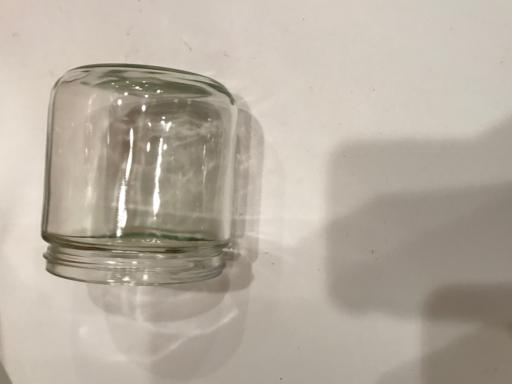
#> input picture dataset/glass/0f5c9c27-9cad-49e5-b6de-6f51723ecb33.jpg, 512 x 384 px
$ python diagnose_camera.py   (older library calls are emulated)
#> lines starting #> are read from the running program, lines starting #| are printed output that depends on the picture; after the words box and inside, x2 and y2 are one past the last pixel; in counts of white or black regions, pixels touching at a corner belong together
### src/feature_extraction_enhanced.py
"""
improve_features.py - Enhanced feature extraction for better material classification
Adds more discriminative features without requiring new data collection
"""

import cv2
import numpy as np
from skimage.feature import local_binary_pattern
from skimage.feature.texture import graycomatrix, graycoprops
from scipy import ndimage


def extract_enhanced_features(image):
    """
    Extract enhanced features with better material discrimination

    Args:
        image: RGB image (H, W, 3)

    Returns:
        1D feature vector
    """
    features = []

    # Convert to grayscale
    gray = cv2.cvtColor(image, cv2.COLOR_RGB2GRAY)

    # 1. ENHANCED COLOR FEATURES (more detailed)
    # RGB color moments
    for channel in range(3):
        ch = image[:, :, channel]
        features.extend([
            np.mean(ch),
            np.std(ch),
            np.median(ch),
            np.percentile(ch, 25),
            np.percentile(ch, 75)
        ])

    # HSV color features
    hsv = cv2.cvtColor(image, cv2.COLOR_RGB2HSV)
    for channel in range(3):
        ch = hsv[:, :, channel]
        features.extend([
            np.mean(ch),
            np.std(ch),
            np.median(ch)
        ])

    # 2. TEXTURE FEATURES (critical for material classification)

    # Enhanced LBP with multiple radii
    for radius in [1, 2, 3]:
        n_points = 8 * radius
        lbp = local_binary_pattern(gray, n_points, radius, method='uniform')
        lbp_hist, _ = np.histogram(lbp.ravel(), bins=n_points + 2, range=(0, n_points + 2))
        lbp_hist = lbp_hist.astype(float) / (lbp_hist.sum() + 1e-7)
        features.extend(lbp_hist[:10])  # Top 10 bins

    # Enhanced GLCM for texture
    distances = [1, 2, 3]
    angles = [0, np.pi/4, np.pi/2, 3*np.pi/4]

    # Normalize gray image for GLCM
    gray_norm = (gray / 16).astype(np.uint8)  # Reduce to 16 levels

    for distance in distances:
        glcm = graycomatrix(gray_norm, [distance], angles, levels=16, symmetric=True, normed=True)

        # Extract multiple GLCM properties
        features.append(graycoprops(glcm, 'contrast')[0, 0])
        features.append(graycoprops(glcm, 'dissimilarity')[0, 0])
        features.append(graycoprops(glcm, 'homogeneity')[0, 0])
        features.append(graycoprops(glcm, 'energy')[0, 0])
        features.append(graycoprops(glcm, 'correlation')[0, 0])

    # 3. EDGE AND STRUCTURE FEATURES (important for cardboard vs paper)

    # Canny edges
    edges = cv2.Canny(gray, 50, 150)
    features.append(np.mean(edges))
    features.append(np.std(edges))
    features.append(np.sum(edges > 0) / edges.size)  # Edge density

    # Sobel gradients
    sobelx = cv2.Sobel(gray, cv2.CV_64F, 1, 0, ksize=3)
    sobely = cv2.Sobel(gray, cv2.CV_64F, 0, 1, ksize=3)
    gradient_magnitude = np.sqrt(sobelx**2 + sobely**2)

    features.append(np.mean(gradient_magnitude))
    features.append(np.std(gradient_magnitude))
    features.append(np.max(gradient_magnitude))

    # 4. VARIANCE AND ROUGHNESS (cardboard is rougher than paper)

    # Local variance (window-based)
    kernel_size = 5
    mean_filter = cv2.blur(gray.astype(float), (kernel_size, kernel_size))
    sqr_filter = cv2.blur((gray.astype(float))**2, (kernel_size, kernel_size))
    variance = sqr_filter - mean_filter**2

    features.append(np.mean(variance))
    features.append(np.std(variance))
    features.append(np.median(variance))

    # 5. FREQUENCY DOMAIN FEATURES (FFT)

    # FFT to analyze texture frequency
    f_transform = np.fft.fft2(gray)
    f_shift = np.fft.fftshift(f_transform)
    magnitude_spectrum = np.abs(f_shift)

    # Radial frequency profile
    h, w = gray.shape
    center = (h // 2, w // 2)
    y, x = np.ogrid[:h, :w]
    r = np.sqrt((x - center[1])**2 + (y - center[0])**2)

    for radius in [5, 10, 20, 40]:
        mask = (r >= radius - 2) & (r <= radius + 2)
        features.append(np.mean(magnitude_spectrum[mask]))

    # 6. MATERIAL-SPECIFIC FEATURES

    # Shininess/Reflectance (plastic and metal are shinier)
    blur = cv2.GaussianBlur(gray, (5, 5), 0)
    shininess = np.sum(gray > 200) / gray.size
    features.append(shininess)

    # Uniformity (paper/cardboard more uniform than trash)
    hist = cv2.calcHist([gray], [0], None, [256], [0, 256])
    hist = hist.flatten() / hist.sum()
    entropy = -np.sum(hist * np.log2(hist + 1e-7))
    features.append(entropy)

    # Surface roughness indicator
    laplacian = cv2.Laplacian(gray, cv2.CV_64F)
    roughness = np.var(laplacian)
    features.append(roughness)

    # 7. STATISTICAL MOMENTS

    # Higher order moments
    features.append(np.mean((gray - np.mean(gray))**3))  # Skewness
    features.append(np.mean((gray - np.mean(gray))**4))  # Kurtosis

    return np.array(features, dtype=np.float32)


def extract_features(image):
    """
    Main feature extraction function (enhanced version)
    Compatible with existing code
    """
    return extract_enhanced_features(image)


# [15 lines that do not run on import are left out]

### src/utils.py
"""utils.py

Shared helpers for the Material Stream Identification System.

This project includes a model-specific rejection mechanism so the system can
return "Unknown" for low-confidence / out-of-distribution inputs.
"""

from __future__ import annotations

from dataclasses import dataclass
from typing import Any, Dict, Optional, Tuple

import numpy as np


@dataclass(frozen=True)
class RejectResult:
	label_idx: Optional[int]
	confidence: Optional[float]
	reason: str
	probabilities: Optional[Dict[int, float]] = None
	extra: Optional[Dict[str, Any]] = None


def _sigmoid(x: float) -> float:
	return float(1.0 / (1.0 + np.exp(-x)))


def detect_model_kind(model: Any) -> str:
	"""Best-effort model type detection without changing the model itself."""
	name = type(model).__name__.lower()
	module = type(model).__module__.lower()

	if 'neighbors' in module and 'kneighbors' in dir(model):
		return 'knn'
	if 'svm' in module and 'svc' in name:
		return 'svm'
	if 'ensemble' in module and 'voting' in name:
		return 'ensemble'
	if hasattr(model, 'predict_proba'):
		return 'probabilistic'
	return 'other'


def _top2(values: np.ndarray) -> Tuple[float, float]:
	"""Return (top1, top2) for a 1D array."""
	if values.size == 0:
		return 0.0, 0.0
	if values.size == 1:
		v = float(values[0])
		return v, 0.0
	# partial sort for speed/simplicity
	idx = np.argpartition(values, -2)[-2:]
	top = np.sort(values[idx])[::-1]
	return float(top[0]), float(top[1])


def predict_with_rejection(
	model: Any,
	X_feat: np.ndarray,
	*,
	model_kind: Optional[str] = None,
	# Tailored thresholds per model family
	svm_min_prob: float = 0.45,
	svm_min_prob_gap: float = 0.12,
	svm_min_margin_sigmoid: float = 0.50,
	knn_max_mean_distance: float = 50.0,
	ensemble_min_prob: float = 0.30,
	ensemble_min_prob_gap: float = 0.03,
	generic_min_prob: float = 0.50,
	generic_min_prob_gap: float = 0.12,
) -> RejectResult:
	"""Predict and reject low-confidence results.

	Returns label_idx=None when the input is rejected ("Unknown").
	The logic is tailored per model family:
	- KNN: mean neighbor distance gate (primary)
	- SVM: probability gate if available, otherwise margin-based heuristic
	- Ensemble: probability + top1-top2 gap
	- Other probabilistic: probability + gap
	"""
	kind = (model_kind or detect_model_kind(model)).lower()

	# KNN: distance-based rejection (robust even without predict_proba)
	if kind == 'knn' and hasattr(model, 'kneighbors'):
		try:
			neigh_dist, _ = model.kneighbors(
				X_feat,
				n_neighbors=getattr(model, 'n_neighbors', 5),
				return_distance=True,
			)
			mean_dist = float(np.mean(neigh_dist))
			pred = int(model.predict(X_feat)[0])
			conf = 1.0 / (1.0 + mean_dist)
			if mean_dist <= knn_max_mean_distance:
				return RejectResult(pred, float(conf), 'accepted', extra={'mean_distance': mean_dist})
			return RejectResult(None, float(conf), 'rejected_knn_distance', extra={'mean_distance': mean_dist})
		except Exception as e:
			# Fall back to plain prediction
			pred = int(model.predict(X_feat)[0])
			return RejectResult(pred, 1.0, 'accepted_fallback', extra={'error': str(e)})

	# Probabilistic models (including ensemble/SVM with probability=True)
	if hasattr(model, 'predict_proba'):
		try:
			probs = np.asarray(model.predict_proba(X_feat))[0]
			top1, top2 = _top2(probs)
			pred = int(np.argmax(probs))
			prob_map = {int(i): float(p) for i, p in enumerate(probs)}

			if kind == 'svm':
				min_prob = svm_min_prob
				min_gap = svm_min_prob_gap
			elif kind == 'ensemble':
				min_prob = ensemble_min_prob
				min_gap = ensemble_min_prob_gap
			else:
				min_prob = generic_min_prob
				min_gap = generic_min_prob_gap

			if top1 < min_prob:
				return RejectResult(None, float(top1), 'rejected_low_probability', probabilities=prob_map)
			if (top1 - top2) < min_gap:
				return RejectResult(None, float(top1), 'rejected_ambiguous_top2', probabilities=prob_map, extra={'top2': float(top2)})
			return RejectResult(pred, float(top1), 'accepted', probabilities=prob_map, extra={'top2': float(top2)})
		except Exception as e:
			# Continue to other fallbacks
			pass

	# SVM without probabilities: margin-based heuristic
	if kind == 'svm' and hasattr(model, 'decision_function'):
		try:
			dec = np.asarray(model.decision_function(X_feat))

			# Convert decision values into a single "margin" score.
			# - If (n_classes,) or (1, n_classes): use top1-top2 margin.
			# - Otherwise (ovo): use max absolute decision value.
			if dec.ndim == 1:
				scores = dec
			else:
				scores = dec[0]

			if scores.size >= 2:
				top1, top2 = _top2(scores)
				margin = float(top1 - top2)
			else:
				margin = float(np.max(np.abs(scores))) if scores.size else 0.0

			conf = _sigmoid(margin)
			pred = int(model.predict(X_feat)[0])
			if conf >= svm_min_margin_sigmoid:
				return RejectResult(pred, float(conf), 'accepted', extra={'margin': margin})
			return RejectResult(None, float(conf), 'rejected_low_margin', extra={'margin': margin})
		except Exception as e:
			pred = int(model.predict(X_feat)[0])
			return RejectResult(pred, 1.0, 'accepted_fallback', extra={'error': str(e)})

	# Last resort
	pred = int(model.predict(X_feat)[0])
	return RejectResult(pred, None, 'accepted_no_confidence')

### diagnose_camera.py
"""
Diagnostic script to compare features between static images and camera frames
This helps understand why camera deployment predictions differ from static predictions
"""

import cv2
import numpy as np
import joblib
from pathlib import Path
import sys

# Add src to path
sys.path.insert(0, str(Path(__file__).parent / 'src'))

from feature_extraction_enhanced import extract_features
from utils import predict_with_rejection

def analyze_image(image_path, model, scaler, class_map):
    """Analyze static image"""
    print(f"\n{'='*60}")
    print(f"STATIC IMAGE: {image_path}")
    print(f"{'='*60}")

    img = cv2.imread(image_path)
    if img is None:
        print(f"ERROR: Could not load {image_path}")
        return

    # Process like predict.py
    rgb = cv2.cvtColor(img, cv2.COLOR_BGR2RGB)
    resized = cv2.resize(rgb, (128, 128))

    features = extract_features(resized)
    features_scaled = scaler.transform(features.reshape(1, -1))

    result = predict_with_rejection(model, features_scaled)

    print(f"Image shape: {img.shape}")
    print(f"Resized shape: {resized.shape}")
    print(f"Feature stats - Mean: {features.mean():.4f}, Std: {features.std():.4f}")
    print(f"Feature stats (scaled) - Mean: {features_scaled.mean():.4f}, Std: {features_scaled.std():.4f}")
    print(f"Feature range: [{features.min():.2f}, {features.max():.2f}]")
    print(f"Feature range (scaled): [{features_scaled.min():.2f}, {features_scaled.max():.2f}]")

    if result.label_idx is not None:
        class_name = class_map.get(int(result.label_idx), 'Unknown')
        print(f"\n✓ Prediction: {class_name}")
        print(f"  Confidence: {result.confidence:.2%}")
    else:
        print(f"\n✗ Prediction: Unknown ({result.reason})")
        if result.confidence:
            print(f"  Confidence: {result.confidence:.2%}")


def analyze_camera(model, scaler, class_map, num_frames=10):
    """Analyze camera frames"""
    print(f"\n{'='*60}")
    print(f"CAMERA FRAMES (analyzing {num_frames} frames)")
    print(f"{'='*60}")

    cap = cv2.VideoCapture(0)
    if not cap.isOpened():
        print("ERROR: Could not open camera")
        return

    frame_stats = []
    predictions = []

    print("Capturing frames... (press 'q' to stop early)")

    for i in range(num_frames):
        ret, frame = cap.read()
        if not ret:
            print("Failed to capture frame")
            break

        # Process like deploy.py
        rgb = cv2.cvtColor(frame, cv2.COLOR_BGR2RGB)
        resized = cv2.resize(rgb, (128, 128))

        features = extract_features(resized)
        features_scaled = scaler.transform(features.reshape(1, -1))

        result = predict_with_rejection(model, features_scaled)

        # Store stats
        frame_stats.append({
            'mean': features.mean(),
            'std': features.std(),
            'min': features.min(),
            'max': features.max(),
            'mean_scaled': features_scaled.mean(),
            'std_scaled': features_scaled.std()
        })

        if result.label_idx is not None:
            class_name = class_map.get(int(result.label_idx), 'Unknown')
            predictions.append(f"{class_name} ({result.confidence:.1%})")
        else:
            predictions.append(f"Unknown ({result.reason})")

        # Show frame
        cv2.putText(frame, f"Frame {i+1}/{num_frames}", (10, 30),
                    cv2.FONT_HERSHEY_SIMPLEX, 1, (0, 255, 0), 2)
        cv2.imshow('Camera Diagnostic', frame)

        if cv2.waitKey(100) & 0xFF == ord('q'):
            break

    cap.release()
    cv2.destroyAllWindows()

    # Print statistics
    print(f"\nCaptured {len(frame_stats)} frames")
    print(f"\nFeature Statistics (Camera Frames):")
    print(f"  Mean (raw): {np.mean([s['mean'] for s in frame_stats]):.4f} ± {np.std([s['mean'] for s in frame_stats]):.4f}")
    print(f"  Std (raw):  {np.mean([s['std'] for s in frame_stats]):.4f} ± {np.std([s['std'] for s in frame_stats]):.4f}")
    print(f"  Min (raw):  {np.mean([s['min'] for s in frame_stats]):.4f}")
    print(f"  Max (raw):  {np.mean([s['max'] for s in frame_stats]):.4f}")
    print(f"\n  Mean (scaled): {np.mean([s['mean_scaled'] for s in frame_stats]):.4f} ± {np.std([s['mean_scaled'] for s in frame_stats]):.4f}")
    print(f"  Std (scaled):  {np.mean([s['std_scaled'] for s in frame_stats]):.4f} ± {np.std([s['std_scaled'] for s in frame_stats]):.4f}")

    print(f"\nPredictions:")
    for i, pred in enumerate(predictions):
        print(f"  Frame {i+1}: {pred}")


def main():
    print("="*60)
    print("CAMERA vs STATIC IMAGE DIAGNOSTIC")
    print("="*60)

    # Load model and scaler
    model_path = "models/svm_enhanced.pkl"
    scaler_path = "models/scaler_enhanced_87.pkl"

    print(f"\nLoading {model_path}...")
    model = joblib.load(model_path)
#> (reads models/svm_enhanced.pkl from the repository)
    scaler = joblib.load(scaler_path)
#> (reads models/scaler_enhanced_87.pkl from the repository)

    # Load class map
    import json
    with open("models/class_map.json") as f:
#> (reads models/class_map.json from the repository)
        data = json.load(f)
        if isinstance(data, dict) and 'class_map' in data:
            class_map = {int(k): v for k, v in data['class_map'].items()}
        else:
            class_map = {int(k): v for k, v in data.items()}

    # Analyze some static images from dataset
    test_images = [
        "dataset/glass/0f5c9c27-9cad-49e5-b6de-6f51723ecb33.jpg",
        "dataset/metal/metal1.jpg" if Path("dataset/metal/metal1.jpg").exists() else None,
        "dataset/plastic/plastic1.jpg" if Path("dataset/plastic/plastic1.jpg").exists() else None,
    ]

    # Find actual images
    for material in ['glass', 'metal', 'plastic']:
        folder = Path(f"dataset/{material}")
        if folder.exists():
            images = list(folder.glob("*.jpg"))
            if images:
                test_images.append(str(images[0]))
                break

    test_images = [img for img in test_images if img and Path(img).exists()]

    for img_path in test_images[:3]:  # Analyze up to 3 images
        analyze_image(img_path, model, scaler, class_map)
#> in analyze_image, img is the input picture: shape (384, 512, 3); mean B, G, R 160.4, 173.1, 182.7
#> after the loop in extract_enhanced_features, `for channel in range(3):`: features = [182.8, 32.56, 187, 158, 211, 173.2, 32.34, 177, 149, 201, 160.5, 34.1, 165, 135, 190]
#> in extract_enhanced_features, `hsv = cv2.cvtColor(image, cv2.COLOR_RGB2HSV)`: hsv: shape (128, 128, 3); mean H, S, V 17, 32.7, 182.8
#> after the loop in extract_enhanced_features, `for channel in range(3):`: features = [182.8, 32.56, 187, 158, 211, 173.2, 32.34, 177, 149, 201, 160.5, 34.1, 165, 135, 190, 17.03, 3.68, 16, 32.72, 11.12, 29, 182.8, 32.53, 187]
#> the loop in extract_enhanced_features, `for radius in [1, 2, 3]:` made 3 passes
#> lbp_hist on pass 1: [447, 931, 420, 1703, 2597, 3261, 1285, 1360, 2963, 1417]
#> pass 1, in extract_enhanced_features, `lbp = local_binary_pattern(gray, n_points, radius, method='uniform')`:
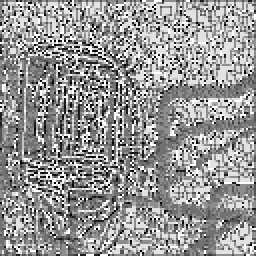
#> lbp: shape (128, 128) float64 (shown 2 times larger); min 0, max 9, mean 5.33; drawn with min black and max white
#> after the loop in extract_enhanced_features, `for radius in [1, 2, 3]:`: features = 54 values, max 211 at index 4, min 0.011 at index 47, mean 50.04
#> in extract_enhanced_features, `angles = [0, np.pi/4, np.pi/2, 3*np.pi/4]`: angles = [0, 0.785, 1.57, 2.36]
#> after the loop in extract_enhanced_features, `for distance in distances:`: features = 69 values, max 211 at index 4, min 0.011 at index 47, mean 39.32
#> in extract_enhanced_features, `edges = cv2.Canny(gray, 50, 150)`:
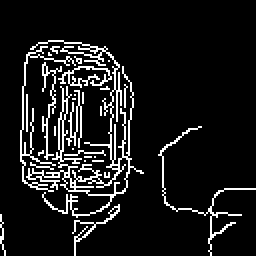
#> edges: shape (128, 128) (shown 2 times larger); 10% white in thin lines or dots, all inside (x1, y1, x2, y2) = (0, 20, 128, 128)
#> in extract_enhanced_features, `mean_filter = cv2.blur(gray.astype(float), (kernel_size, kernel_size))`:
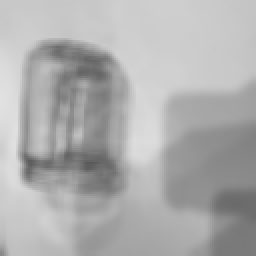
#> mean_filter: shape (128, 128) float64 (shown 2 times larger); min 89.48, max 225.2, mean 174.7
#> in extract_enhanced_features, `sqr_filter = cv2.blur((gray.astype(float))**2, (kernel_size, kernel_si..`:
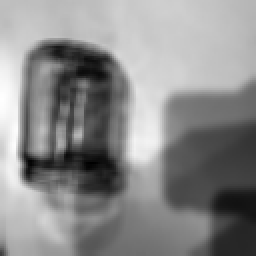
#> sqr_filter: shape (128, 128) float64 (shown 2 times larger); min 8505.4, max 50716, mean 31600.6; drawn with min black and max white
#> in extract_enhanced_features, `variance = sqr_filter - mean_filter**2`:
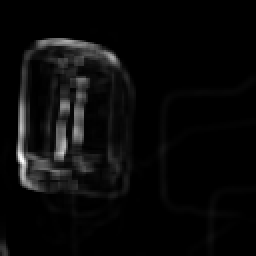
#> variance: shape (128, 128) float64 (shown 2 times larger); min 0, max 3932.8, mean 154.3; drawn with min black and max white
#> in extract_enhanced_features, `y, x = np.ogrid[:h, :w]`: y = 128 values from 0 to 127
#> in extract_enhanced_features, `r = np.sqrt((x - center[1])**2 + (y - center[0])**2)`:
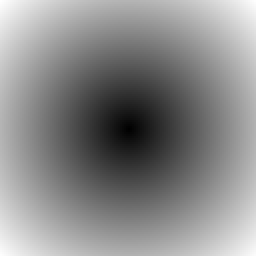
#> r: shape (128, 128) float64 (shown 2 times larger); min 0, max 90.51, mean 49; drawn with min black and max white
#> after the loop in extract_enhanced_features, `for radius in [5, 10, 20, 40]:`: features = 82 values, max 17458.6 at index 78, min 0.011 at index 47, mean 377.1
#> in extract_enhanced_features, `shininess = np.sum(gray > 200) / gray.size`: shininess = 0.311
#> in extract_enhanced_features, `hist = cv2.calcHist([gray], [0], None, [256], [0, 256])`: hist = 256 values, max 529 at index 200, min 0 at index 0, mean 64
#> in extract_enhanced_features, `hist = hist.flatten() / hist.sum()`: hist = 256 values, max 0.0323 at index 200, min 0 at index 0, mean 0.00391
#> in extract_enhanced_features, `entropy = -np.sum(hist * np.log2(hist + 1e-7))`: entropy = 6.73
#> in extract_enhanced_features, `laplacian = cv2.Laplacian(gray, cv2.CV_64F)`:
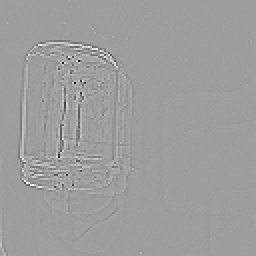
#> laplacian: shape (128, 128) float64 (shown 2 times larger); min -471, max 288, mean 0; drawn with min black and max white
#> in extract_enhanced_features, `roughness = np.var(laplacian)`: roughness = 781.3
#> in analyze_image, `features = extract_features(resized)`: features = 87 values, max 2861837.2 at index 86, min -19927 at index 85, mean 33030.1
#> in predict_with_rejection, `probs = np.asarray(model.predict_proba(X_feat))[0]`: probs = [0.994, 0.000163, 1.24e-05, 0.00559, 0.000155, 0.00044]
#> in _top2, `idx = np.argpartition(values, -2)[-2:]`: idx = [3, 0]
#> in _top2, `top = np.sort(values[idx])[::-1]`: top = [0.994, 0.00559]
#> in predict_with_rejection, `top1, top2 = _top2(probs)`: top1 = 0.994; top2 = 0.00559
#> in predict_with_rejection, `pred = int(np.argmax(probs))`: pred = 0
#> in predict_with_rejection, `prob_map = {int(i): float(p) for i, p in enumerate(probs)}`: prob_map = {0: 0.994, 1: 0.000163, 2: 1.24e-05, 3: 0.00559, 4: 0.000155, 5: 0.00044}
#| Image shape: (384, 512, 3)
#| Resized shape: (128, 128, 3)
#| Feature stats - Mean: 33030.0820, Std: 305052.1250
#| Feature stats (scaled) - Mean: 0.0290, Std: 0.6049
#| Feature range: [-19927.00, 2861837.25]
#| Feature range (scaled): [-1.01, 1.52]
#> in analyze_image, `class_name = class_map.get(int(result.label_idx), 'Unknown')`: class_name = 'glass'
#| ✓ Prediction: glass
#|   Confidence: 99.36%

    # Analyze camera frames
    print("\n" + "="*60)
    input("Press Enter to start camera analysis (or Ctrl+C to skip)...")
    analyze_camera(model, scaler, class_map, num_frames=10)

    print("\n" + "="*60)
    print("DIAGNOSTIC COMPLETE")
    print("="*60)


if __name__ == '__main__':
#> (the run stopped early here; a loop or call above may not have finished)
